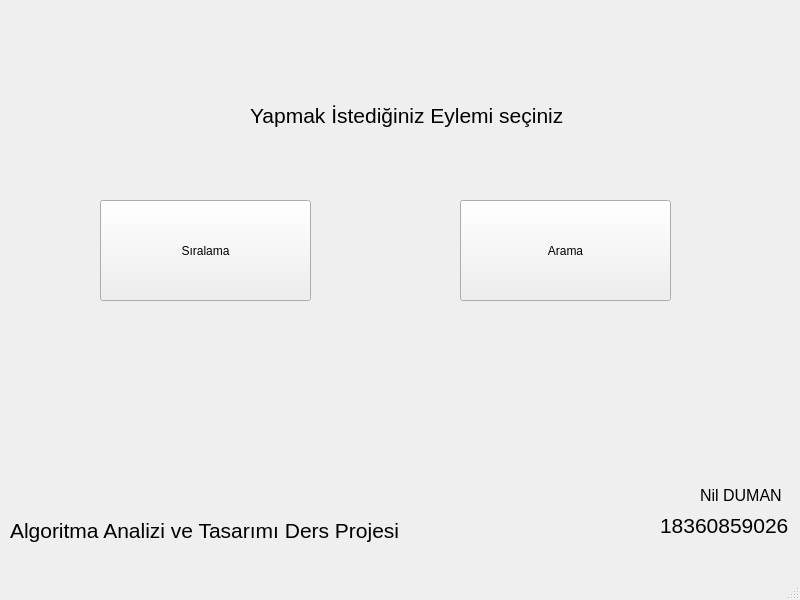
<?xml version="1.0" encoding="UTF-8"?>
<ui version="4.0">
 <class>MainWindow</class>
 <widget class="QMainWindow" name="MainWindow">
  <property name="geometry">
   <rect>
    <x>0</x>
    <y>0</y>
    <width>800</width>
    <height>600</height>
   </rect>
  </property>
  <property name="windowTitle">
   <string>ANASAyfa</string>
  </property>
  <widget class="QWidget" name="centralwidget">
   <widget class="QPushButton" name="arama_buton">
    <property name="geometry">
     <rect>
      <x>460</x>
      <y>200</y>
      <width>211</width>
      <height>101</height>
     </rect>
    </property>
    <property name="text">
     <string>Arama</string>
    </property>
   </widget>
   <widget class="QPushButton" name="siralama_buton">
    <property name="geometry">
     <rect>
      <x>100</x>
      <y>200</y>
      <width>211</width>
      <height>101</height>
     </rect>
    </property>
    <property name="text">
     <string>Sıralama</string>
    </property>
   </widget>
   <widget class="QLabel" name="label">
    <property name="geometry">
     <rect>
      <x>700</x>
      <y>480</y>
      <width>91</width>
      <height>31</height>
     </rect>
    </property>
    <property name="font">
     <font>
      <pointsize>12</pointsize>
     </font>
    </property>
    <property name="frameShape">
     <enum>QFrame::NoFrame</enum>
    </property>
    <property name="text">
     <string>Nil DUMAN</string>
    </property>
    <property name="scaledContents">
     <bool>false</bool>
    </property>
   </widget>
   <widget class="QLabel" name="label_2">
    <property name="geometry">
     <rect>
      <x>250</x>
      <y>70</y>
      <width>331</width>
      <height>91</height>
     </rect>
    </property>
    <property name="font">
     <font>
      <pointsize>16</pointsize>
     </font>
    </property>
    <property name="text">
     <string>Yapmak İstediğiniz Eylemi seçiniz</string>
    </property>
   </widget>
   <widget class="QLabel" name="label_3">
    <property name="geometry">
     <rect>
      <x>660</x>
      <y>500</y>
      <width>131</width>
      <height>51</height>
     </rect>
    </property>
    <property name="font">
     <font>
      <pointsize>16</pointsize>
     </font>
    </property>
    <property name="text">
     <string>18360859026</string>
    </property>
   </widget>
   <widget class="QLabel" name="label_4">
    <property name="geometry">
     <rect>
      <x>10</x>
      <y>510</y>
      <width>401</width>
      <height>41</height>
     </rect>
    </property>
    <property name="font">
     <font>
      <pointsize>16</pointsize>
     </font>
    </property>
    <property name="text">
     <string>Algoritma Analizi ve Tasarımı Ders Projesi</string>
    </property>
   </widget>
  </widget>
  <widget class="QMenuBar" name="menubar">
   <property name="geometry">
    <rect>
     <x>0</x>
     <y>0</y>
     <width>800</width>
     <height>21</height>
    </rect>
   </property>
  </widget>
  <widget class="QStatusBar" name="statusbar"/>
 </widget>
 <resources/>
 <connections/>
</ui>
